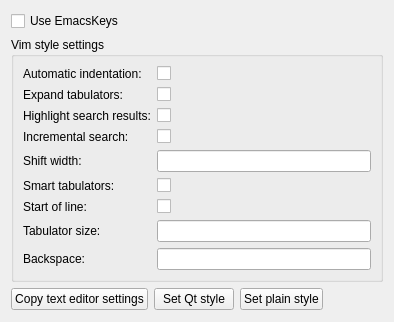
<?xml version="1.0" encoding="UTF-8"?>
<ui version="4.0">
 <class>EmacsKeysOptionPage</class>
 <widget class="QWidget" name="EmacsKeysOptionPage">
  <property name="geometry">
   <rect>
    <x>0</x>
    <y>0</y>
    <width>394</width>
    <height>322</height>
   </rect>
  </property>
  <layout class="QVBoxLayout" name="verticalLayout">
   <item>
    <widget class="QCheckBox" name="checkBoxUseEmacsKeys">
     <property name="text">
      <string>Use EmacsKeys</string>
     </property>
    </widget>
   </item>
   <item>
    <widget class="QGroupBox" name="groupBox">
     <property name="title">
      <string>Vim style settings</string>
     </property>
     <layout class="QGridLayout" name="gridLayout">
      <item row="2" column="0">
       <widget class="QLabel" name="labelExpandTab">
        <property name="toolTip">
         <string>vim's &quot;expandtab&quot; option</string>
        </property>
        <property name="text">
         <string>Expand tabulators:</string>
        </property>
       </widget>
      </item>
      <item row="2" column="1">
       <widget class="QCheckBox" name="checkBoxExpandTab">
        <property name="text">
         <string/>
        </property>
       </widget>
      </item>
      <item row="3" column="0">
       <widget class="QLabel" name="labelHlSearch">
        <property name="text">
         <string>Highlight search results:</string>
        </property>
       </widget>
      </item>
      <item row="3" column="1">
       <widget class="QCheckBox" name="checkBoxHlSearch">
        <property name="text">
         <string/>
        </property>
       </widget>
      </item>
      <item row="5" column="0">
       <widget class="QLabel" name="labelShiftWidth">
        <property name="text">
         <string>Shift width:</string>
        </property>
       </widget>
      </item>
      <item row="5" column="1">
       <widget class="QLineEdit" name="lineEditShiftWidth"/>
      </item>
      <item row="6" column="0">
       <widget class="QLabel" name="labelSmartTab">
        <property name="text">
         <string>Smart tabulators:</string>
        </property>
       </widget>
      </item>
      <item row="6" column="1">
       <widget class="QCheckBox" name="checkBoxSmartTab">
        <property name="text">
         <string/>
        </property>
       </widget>
      </item>
      <item row="7" column="0">
       <widget class="QLabel" name="labelStartOfLine">
        <property name="text">
         <string>Start of line:</string>
        </property>
       </widget>
      </item>
      <item row="7" column="1">
       <widget class="QCheckBox" name="checkBoxStartOfLine">
        <property name="text">
         <string/>
        </property>
       </widget>
      </item>
      <item row="8" column="0">
       <widget class="QLabel" name="label_2">
        <property name="toolTip">
         <string>vim's &quot;tabstop&quot; option</string>
        </property>
        <property name="text">
         <string>Tabulator size:</string>
        </property>
       </widget>
      </item>
      <item row="8" column="1">
       <widget class="QLineEdit" name="lineEditTabStop"/>
      </item>
      <item row="9" column="0">
       <widget class="QLabel" name="labelBackspace">
        <property name="text">
         <string>Backspace:</string>
        </property>
       </widget>
      </item>
      <item row="9" column="1">
       <widget class="QLineEdit" name="lineEditBackspace"/>
      </item>
      <item row="0" column="1">
       <widget class="QCheckBox" name="checkBoxAutoIndent">
        <property name="text">
         <string/>
        </property>
       </widget>
      </item>
      <item row="0" column="0">
       <widget class="QLabel" name="labelAutoIndent">
        <property name="toolTip">
         <string>VIM's &quot;autoindent&quot; option</string>
        </property>
        <property name="text">
         <string>Automatic indentation:</string>
        </property>
       </widget>
      </item>
      <item row="4" column="0">
       <widget class="QLabel" name="labelIncSearch">
        <property name="text">
         <string>Incremental search:</string>
        </property>
       </widget>
      </item>
      <item row="4" column="1">
       <widget class="QCheckBox" name="checkBoxIncSearch">
        <property name="text">
         <string/>
        </property>
       </widget>
      </item>
     </layout>
    </widget>
   </item>
   <item>
    <layout class="QHBoxLayout" name="horizontalLayout">
     <item>
      <widget class="QPushButton" name="pushButtonCopyTextEditorSettings">
       <property name="text">
        <string>Copy text editor settings</string>
       </property>
      </widget>
     </item>
     <item>
      <widget class="QPushButton" name="pushButtonSetQtStyle">
       <property name="text">
        <string>Set Qt style</string>
       </property>
      </widget>
     </item>
     <item>
      <widget class="QPushButton" name="pushButtonSetPlainStyle">
       <property name="text">
        <string>Set plain style</string>
       </property>
      </widget>
     </item>
     <item>
      <spacer name="horizontalSpacer">
       <property name="orientation">
        <enum>Qt::Horizontal</enum>
       </property>
       <property name="sizeHint" stdset="0">
        <size>
         <width>40</width>
         <height>20</height>
        </size>
       </property>
      </spacer>
     </item>
    </layout>
   </item>
   <item>
    <spacer name="verticalSpacer">
     <property name="orientation">
      <enum>Qt::Vertical</enum>
     </property>
     <property name="sizeHint" stdset="0">
      <size>
       <width>20</width>
       <height>1</height>
      </size>
     </property>
    </spacer>
   </item>
  </layout>
 </widget>
 <resources/>
 <connections/>
</ui>
